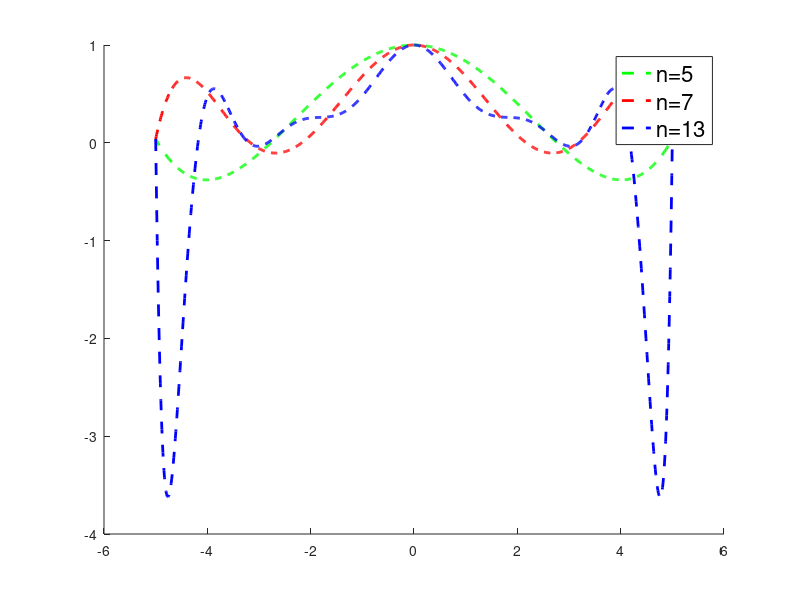

The MATLAB source for this figure:

% try to fit this function by an interpolating polynomial by varying n_nodes
f = @(x) 1./(x.^2 +1);
x_vec = linspace(-5,5,1000);  
n_nodes = 5; % number of equally spaced nodes to base polynomial on

x_nodes = linspace(min(x_vec),max(x_vec), n_nodes); % n_nodes equally spaced nodes spanning x_vec bounds
y_nodes = f(x_nodes); % y values of original function at nodes
p = polyfit(x_nodes,y_nodes,n_nodes-1)  % outputs coefficients of interpolating polynomial of degree n_nodes-1
y_interp1 = polyval(p,x_vec); % evaluates polynomial over densely sampled x_vec for plotting
n_nodes = 7; % number of equally spaced nodes to base polynomial on

x_nodes = linspace(min(x_vec),max(x_vec), n_nodes); % n_nodes equally spaced nodes spanning x_vec bounds
y_nodes = f(x_nodes); % y values of original function at nodes
p = polyfit(x_nodes,y_nodes,n_nodes-1)  % outputs coefficients of interpolating polynomial of degree n_nodes-1
y_interp2 = polyval(p,x_vec); % evaluates polynomial over densely sampled x_vec for plotting
n_nodes = 13; % number of equally spaced nodes to base polynomial on

x_nodes = linspace(min(x_vec),max(x_vec), n_nodes); % n_nodes equally spaced nodes spanning x_vec bounds
y_nodes = f(x_nodes); % y values of original function at nodes
p = polyfit(x_nodes,y_nodes,n_nodes-1)  % outputs coefficients of interpolating polynomial of degree n_nodes-1
y_interp3 = polyval(p,x_vec); % evaluates polynomial over densely sampled x_vec for plotting

figure(38); clf
%plot(x_vec,f(x_vec),'linewidth',2); grid on % plot original function
hold on % add to plot
plot(x_vec,y_interp1,'g--','LineWidth',2); % plot nodes that polynomial goes through

plot(x_vec,y_interp2,'r--','LineWidth',2); % plot nodes that polynomial goes through

plot(x_vec,y_interp3,'b--','LineWidth',2); %  plot interpolating polynomial
hold off % stop adding
legend('n=5','n=7','n=13','Location','best','fontsize',16) % input labels in order that they were plotted